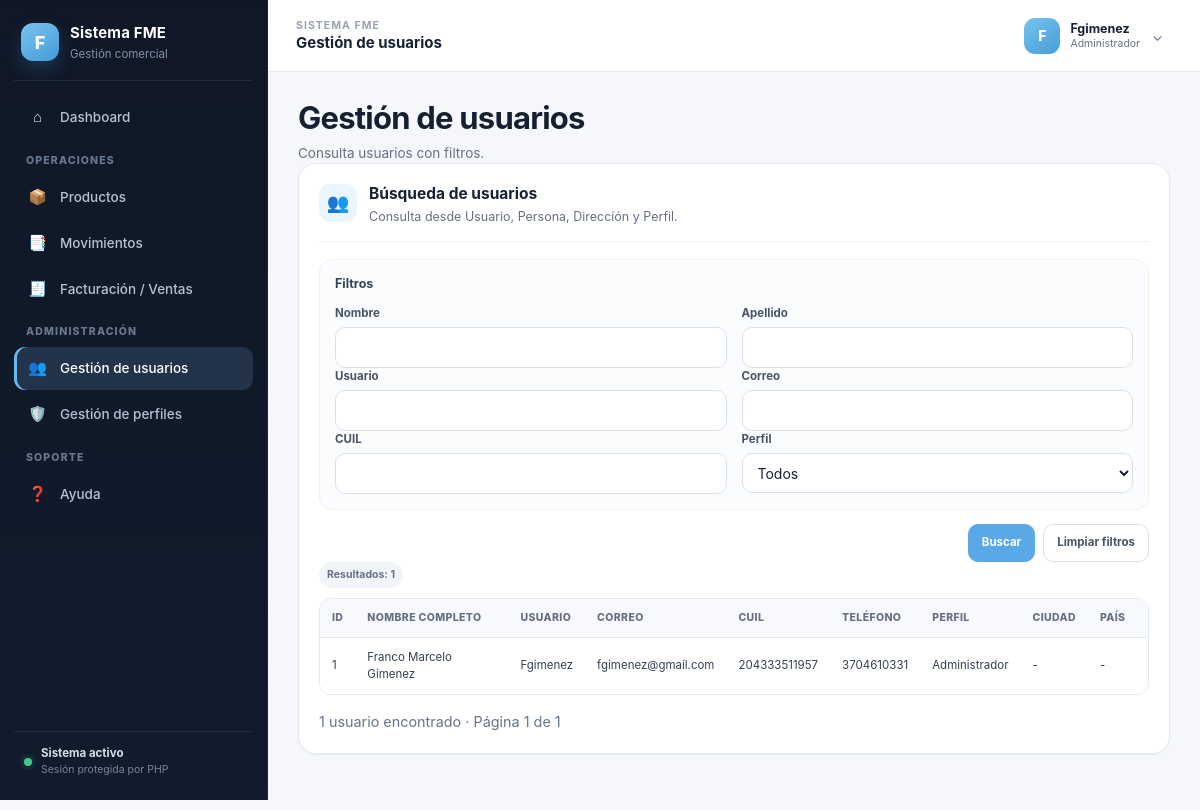
Screenshot of /index.php?mod=usuarios (signed in) with the database file from the repository.
### tables this page shows
CREATE TABLE IF NOT EXISTS Modulo (
  id_modulo INT AUTO_INCREMENT PRIMARY KEY,
  codigo_modulo VARCHAR(50) NOT NULL UNIQUE,
  nombre_modulo VARCHAR(80) NOT NULL,
  icono_modulo VARCHAR(10),
  url_modulo VARCHAR(150) NOT NULL,
  archivo_modulo VARCHAR(80) NULL,
  activo TINYINT(1) NOT NULL DEFAULT 1
);

CREATE TABLE Usuario (
    id_usuario INT AUTO_INCREMENT PRIMARY KEY,
    nombre_usuario VARCHAR(50) NOT NULL,
    correo_usuario VARCHAR(80) NOT NULL,
    contraseña_usuario VARCHAR(100) NOT NULL,
    id_persona INT,
    id_rol INT,
    FOREIGN KEY (id_persona) REFERENCES Persona(id_persona),
    FOREIGN KEY (id_rol) REFERENCES Tipo_Rol(id_rol)
);

CREATE TABLE Persona (
    id_persona INT AUTO_INCREMENT PRIMARY KEY,
    nombre_persona VARCHAR(50) NOT NULL,
    apellido_persona VARCHAR(50) NOT NULL,
    CUIL_persona VARCHAR(20) NOT NULL,
    telefono_persona VARCHAR(20),
    id_direccion INT,
    FOREIGN KEY (id_direccion) REFERENCES Direccion(id_direccion)
);

CREATE TABLE Tipo_Rol (
    id_rol INT AUTO_INCREMENT PRIMARY KEY,
    nombre_rol VARCHAR(50) NOT NULL,
    descripcion_rol VARCHAR(100)
);

### app/views/layout.php (the view, shortened to what the rows shown need)
<?php
$reportSection = $modActual === 'reportes' ? trim((string) ($_GET['section'] ?? 'resumen')) : '';
if (!in_array($reportSection, ['resumen', 'graficos'], true)) {
    $reportSection = 'resumen';
}
$menuByCode = [];
foreach ($modulos as $menuItem) {
    $menuByCode[$menuItem['id']] = $menuItem;
}
$menuGroups = [
    'Operaciones' => ['productos', 'movimientos', 'ventas', 'proveedores'],
    'Análisis' => ['reportes'],
    'Administración' => ['usuarios', 'perfiles', 'auditoria'],
    'Soporte' => ['ayuda'],
];
$pageTitle = (string) ($moduloActualInfo['titulo'] ?? 'Sistema FME');
?>
<!doctype html>
<html lang="es">
<head>
  <link rel="stylesheet" href="assets/css/dashboard.css"/>
</head>
<body>
<div class="app-shell">
  <aside class="sidebar" id="sidebar" aria-label="Navegación principal">
    <nav class="menu">
      <?php foreach ($menuGroups as $groupName => $codes): ?>
        <?php
        $visibleItems = [];
        foreach ($codes as $code) {
            if (isset($menuByCode[$code]) && ($menuByCode[$code]['url'] ?? '#') !== '#') {
                $visibleItems[$code] = $menuByCode[$code];
            }
        }
        if (!$visibleItems) continue;
        ?>
        <div class="menu-group">
          <div class="menu-group-title"><?= htmlspecialchars($groupName) ?></div>
          <?php foreach ($visibleItems as $code => $m): ?>
            <?php if ($code === 'reportes'): ?>
              <a href="index.php?mod=reportes&section=resumen"
                 class="menu-item menu-parent <?= $modActual === 'reportes' ? 'active' : '' ?>">
                <span class="mi-icon"><?= htmlspecialchars($m['icon'] ?: '📊') ?></span>
                <span class="menu-label"><?= htmlspecialchars($m['titulo']) ?></span>
                <span class="menu-caret">›</span>
              </a>
              <?php if ($modActual === 'reportes'): ?>
                <div class="submenu" aria-label="Submódulos de Reportes">
                  <a href="index.php?mod=reportes&section=resumen" class="submenu-item <?= $reportSection === 'resumen' ? 'active' : '' ?>">Resumen</a>
                  <a href="index.php?mod=reportes&section=graficos" class="submenu-item <?= $reportSection === 'graficos' ? 'active' : '' ?>">Informes gráficos</a>
                </div>
              <?php endif; ?>
            <?php else: ?>
              <a href="<?= htmlspecialchars($m['url']) ?>"
                 class="menu-item <?= $modActual === $code ? 'active' : '' ?>">
                <span class="mi-icon"><?= htmlspecialchars($m['icon'] ?: '•') ?></span>
                <span class="menu-label"><?= htmlspecialchars($m['titulo']) ?></span>
              </a>
            <?php endif; ?>
          <?php endforeach; ?>
        </div>
      <?php endforeach; ?>
    </nav>
  </aside>
  <main class="main">
    <header class="topbar">
      <div class="topbar-left">
        <div class="topbar-context">
          <span class="topbar-kicker">Sistema FME</span>
          <strong><?= htmlspecialchars($pageTitle) ?></strong>
        </div>
      </div>
    </header>
    <section class="content">
      <?php
      $archivoModulo = $moduloActualInfo['archivo'] ?? 'panel.php';
      $rutaModulo = __DIR__ . '/../../modulos/' . basename((string) $archivoModulo);
      if (is_file($rutaModulo)) {
          include $rutaModulo;
      } else {
          echo '<div class="empty-state"><h1 class="title">Módulo no disponible</h1><p class="subtitle">Este módulo está registrado, pero no tiene una pantalla asociada.</p></div>';
      }
      ?>
    </section>
  </main>
</div>
</body>
</html>

### modulos/usuarios.php (shortened to what the rows shown need)
<?php
$action = $_GET['action'] ?? 'list';
$idEditar = (int)($_GET['id'] ?? 0);
?>
<h1 class="title">Gestión de usuarios</h1>
<?php if ($action === 'edit'): ?>
  <?php
  $stmt = $pdo->prepare("SELECT
                            u.id_usuario,
                            u.nombre_usuario,
                            u.correo_usuario,
                            u.id_rol,
                            t.nombre_rol,
                            p.CUIL_persona
                         FROM Usuario u
                         LEFT JOIN Tipo_Rol t ON u.id_rol = t.id_rol
                         LEFT JOIN Persona p ON u.id_persona = p.id_persona
                         WHERE u.id_usuario = ?
                         LIMIT 1");
  $stmt->execute([$idEditar]);
  $usuarioEdit = $stmt->fetch();
  $stmtRoles = $pdo->query("
    SELECT id_rol, nombre_rol
    FROM Tipo_Rol
    WHERE activo = 1
    ORDER BY nombre_rol ASC
  ");
  $rolesDisponibles = $stmtRoles->fetchAll();
  $esUnicoAdministrador = false;
  if ($usuarioEdit && (int)$usuarioEdit['id_rol'] === 1) {
    $stmtAdminCount = $pdo->query('SELECT COUNT(*) FROM Usuario WHERE id_rol = 1');
    $esUnicoAdministrador = ((int)$stmtAdminCount->fetchColumn() <= 1);
  }
  ?>
  <div class="profile-card users-card">
    <div class="profile-card-header">
      <div class="profile-icon">✏️</div>
      <div>
        <h2>Editar usuario</h2>
        <p>Modifica usuario, correo, CUIL y perfil sin salir del panel principal.</p>
      </div>
    </div>
    <?php if (!$usuarioEdit): ?>
      <div class="alert error">No se encontró el usuario solicitado.</div>
      <a class="btn" href="index.php?mod=usuarios">Volver</a>
    <?php else: ?>
      <form method="post" action="index.php?mod=usuarios" class="profile-form">
        <input type="hidden" name="form" value="edit_usuario">
        <input type="hidden" name="id_usuario" value="<?= (int)$usuarioEdit['id_usuario'] ?>">
        <div class="profile-section">
          <h3>Datos de acceso</h3>
          <div class="profile-grid">
            <div class="form-group">
              <label class="label" for="nombre_usuario">Usuario</label>
              <input
                class="input"
                id="nombre_usuario"
                type="text"
                name="nombre_usuario"
                value="<?= htmlspecialchars($usuarioEdit['nombre_usuario']) ?>"
                required
              >
            </div>
            <div class="form-group">
              <label class="label" for="correo_usuario">Correo</label>
              <input
                class="input"
                id="correo_usuario"
                type="email"
                name="correo_usuario"
                value="<?= htmlspecialchars($usuarioEdit['correo_usuario']) ?>"
                required
              >
            </div>
          </div>
          <div class="profile-grid">
            <div class="form-group">
              <label class="label" for="CUIL_persona">CUIL / DNI</label>
              <input
                class="input"
                id="CUIL_persona"
                type="text"
                name="CUIL_persona"
                value="<?= htmlspecialchars($usuarioEdit['CUIL_persona'] ?? '') ?>"
              >
            </div>
            <div class="form-group form-rol">
              <label class="label" for="id_rol">Perfil</label>
              <select class="input" id="id_rol" name="id_rol" required>
                <option value="">Seleccione un perfil</option>
                <?php foreach ($rolesDisponibles as $rol): ?>
                  <option
                    value="<?= (int)$rol['id_rol'] ?>"
                    <?= ((int)$usuarioEdit['id_rol'] === (int)$rol['id_rol'] ? 'selected' : '') ?>
                    <?= ($esUnicoAdministrador && (int)$rol['id_rol'] !== 1 ? 'disabled' : '') ?>
                  >
                    <?= htmlspecialchars($rol['nombre_rol']) ?>
                  </option>
                <?php endforeach; ?>
              </select>
              <?php if ($esUnicoAdministrador): ?>
                <small class="form-help">
                  Este usuario es el único administrador existente. No se puede cambiar a otro perfil.
                </small>
              <?php endif; ?>
            </div>
          </div>
        </div>
        <div class="profile-actions">
          <a class="btn btn-secondary" href="index.php?mod=usuarios">Cancelar</a>
          <button class="btn" type="submit">Guardar cambios</button>
        </div>
      </form>
    <?php endif; ?>
  </div>
<?php else: ?>
  <div class="profile-card users-card">
    <div class="profile-card-header">
      <div>
        <h2>Búsqueda de usuarios</h2>
      </div>
    </div>
            <?php
    $porPagina = 15;
    $paginaActual = max(1, (int)($_GET['pagina'] ?? 1));
    $where = " WHERE 1 = 1";
    $params = [];
    $offset = ($paginaActual - 1) * $porPagina;
    $sql = "SELECT
                u.id_usuario,
                u.nombre_usuario,
                u.correo_usuario,
                t.nombre_rol,
                p.nombre_persona,
                p.apellido_persona,
                p.CUIL_persona,
                p.telefono_persona,
                d.nombre_ciudad,
                d.nombre_pais
            FROM Usuario u
            LEFT JOIN Tipo_Rol t ON u.id_rol = t.id_rol
            LEFT JOIN Persona p ON u.id_persona = p.id_persona
            LEFT JOIN Direccion d ON p.id_direccion = d.id_direccion" . $where .
           " ORDER BY p.apellido_persona, p.nombre_persona, u.nombre_usuario
             LIMIT " . $porPagina . " OFFSET " . $offset;
    $stmt = $pdo->prepare($sql);
    $stmt->execute($params);
    $usuarios = $stmt->fetchAll();
    ?>
    <div class="table-responsive">
      <table class="result-table users-table">
        <thead>
          <tr>
            <th>ID</th>
            <th>Nombre completo</th>
            <th>Usuario</th>
            <th>Correo</th>
            <th>CUIL</th>
            <th>Teléfono</th>
            <th>Perfil</th>
            <th>Ciudad</th>
            <th>País</th>
            <th>Acciones</th>
          </tr>
        </thead>
        <tbody>
          <?php foreach ($usuarios as $u): ?>
            <tr>
              <td><?= (int)$u['id_usuario'] ?></td>
              <td>
                <?= htmlspecialchars(trim(($u['nombre_persona'] ?? '') . ' ' . ($u['apellido_persona'] ?? '')) ?: '-') ?>
              </td>
              <td><?= htmlspecialchars($u['nombre_usuario'] ?? '-') ?></td>
              <td><?= htmlspecialchars($u['correo_usuario'] ?? '-') ?></td>
              <td><?= htmlspecialchars($u['CUIL_persona'] ?? '-') ?></td>
              <td><?= htmlspecialchars($u['telefono_persona'] ?? '-') ?></td>
              <td><?= htmlspecialchars($u['nombre_rol'] ?? '-') ?></td>
              <td><?= htmlspecialchars($u['nombre_ciudad'] ?? '-') ?></td>
              <td><?= htmlspecialchars($u['nombre_pais'] ?? '-') ?></td>
              <td>
              </td>
            </tr>
          <?php endforeach; ?>
        </tbody>
      </table>
    </div>
  </div>
<?php endif; ?>

### rows the page displays
modulo: icono_modulo "📦", nombre_modulo "Productos"
modulo: icono_modulo "📑", nombre_modulo "Movimientos"
modulo: icono_modulo "🧾", nombre_modulo "Facturación / Ventas"
modulo: icono_modulo "👥", nombre_modulo "Gestión de usuarios"
modulo: icono_modulo "🛡️", nombre_modulo "Gestión de perfiles"
usuario: id_usuario "1", id_persona.apellido_persona "Franco Marcelo Gimenez", nombre_usuario "Fgimenez", correo_usuario "fgimenez@gmail.com", id_persona.CUIL_persona "204333511957", id_persona.telefono_persona "3704610331", id_rol.nombre_rol "Administrador", nombre_ciudad "-", nombre_pais "-"

### other values shown
$groupName "OPERACIONES"
$groupName "ADMINISTRACIÓN"
$groupName "SOPORTE"
$m['icon'] ?: '•' "❓"
$m['titulo'] "Ayuda"
substr($usuario, 0, 1) "F"
$totalUsuarios "1"
$paginaActual "1"
$totalPaginas "1"
